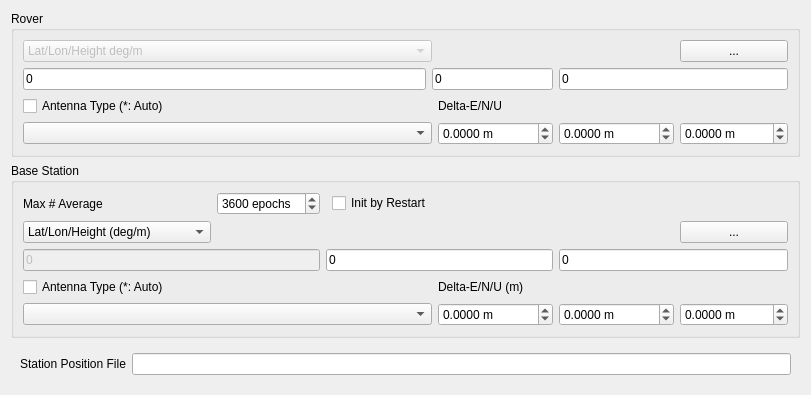
     <widget class="QWidget" name="tabPosition">
      <attribute name="title">
       <string>&amp;Positions</string>
      </attribute>
      <layout class="QGridLayout" name="gridLayout_5">
       <item row="4" column="0">
        <widget class="QWidget" name="widget_3" native="true">
         <property name="sizePolicy">
          <sizepolicy hsizetype="Preferred" vsizetype="Maximum">
           <horstretch>0</horstretch>
           <verstretch>0</verstretch>
          </sizepolicy>
         </property>
         <layout class="QGridLayout" name="gridLayout_12">
          <item row="0" column="0">
           <widget class="QLabel" name="Label30">
            <property name="toolTip">
             <string/>
            </property>
            <property name="text">
             <string>Station Position File</string>
            </property>
            <property name="buddy">
             <cstring>lEStationPositionFile</cstring>
            </property>
           </widget>
          </item>
          <item row="0" column="1">
           <widget class="QLineEdit" name="lEStationPositionFile">
            <property name="toolTip">
             <string>&lt;html&gt;&lt;head/&gt;&lt;body&gt;&lt;p&gt;Input the station position file path to retrieve the position from the station list (option: &lt;span style=&quot; font-style:italic;&quot;&gt;file-staposfile&lt;/span&gt;). &lt;/p&gt;&lt;p&gt;The station position file is a text file which contains the multiple lines. Each line represents a record for a station. A record contains:&lt;/p&gt;&lt;p&gt;&lt;span style=&quot; font-weight:700;&quot;&gt;- Latitude (deg)&lt;/span&gt;&lt;/p&gt;&lt;p&gt;&lt;span style=&quot; font-weight:700;&quot;&gt;- Longitude (deg)&lt;/span&gt;&lt;/p&gt;&lt;p&gt;&lt;span style=&quot; font-weight:700;&quot;&gt;- Ellipsoidal height (m)&lt;/span&gt;&lt;/p&gt;&lt;p&gt;&lt;span style=&quot; font-weight:700;&quot;&gt;- Station ID&lt;/span&gt;&lt;/p&gt;&lt;p&gt;&lt;span style=&quot; font-weight:700;&quot;&gt;- Station name&lt;/span&gt;&lt;/p&gt;&lt;p&gt;separated by spaces. The line starting &amp;quot;%&amp;quot; is treated as the comment line. &lt;/p&gt;&lt;p&gt;&lt;br/&gt;&lt;/p&gt;&lt;p&gt;An example station position file is found at &amp;quot;data\stations.pos&amp;quot;.&lt;/p&gt;&lt;p&gt;SINEX station positions can be used as well. An sample SINEX file is found at &amp;quot;data\igs10P1565_wocov.snx&amp;quot;&lt;/p&gt;&lt;/body&gt;&lt;/html&gt;</string>
            </property>
           </widget>
          </item>
         </layout>
        </widget>
       </item>
       <item row="3" column="0">
        <widget class="QGroupBox" name="GroupRefAnt">
         <property name="title">
          <string>Base Station</string>
         </property>
         <layout class="QGridLayout" name="gridLayout_10">
          <item row="5" column="6">
           <widget class="QDoubleSpinBox" name="sBReferenceAntennaU">
            <property name="toolTip">
             <string>&lt;html&gt;&lt;head/&gt;&lt;body&gt;&lt;p&gt;Set the delta position in up direction of the rover antenna as offsets of ARP (antenna reference point) position with refer to the marker (option: &lt;span style=&quot; font-style:italic;&quot;&gt;ant2-antdelu&lt;/span&gt;)&lt;/p&gt;&lt;/body&gt;&lt;/html&gt;</string>
            </property>
            <property name="suffix">
             <string> m</string>
            </property>
            <property name="decimals">
             <number>4</number>
            </property>
            <property name="minimum">
             <double>-10000.000000000000000</double>
            </property>
            <property name="maximum">
             <double>10000.000000000000000</double>
            </property>
           </widget>
          </item>
          <item row="1" column="6">
           <widget class="QPushButton" name="btnReferencePosition">
            <property name="toolTip">
             <string>Select reference position</string>
            </property>
            <property name="text">
             <string>...</string>
            </property>
           </widget>
          </item>
          <item row="3" column="4">
           <widget class="QLabel" name="lblReferenceAntennaD">
            <property name="text">
             <string>Delta-E/N/U (m)</string>
            </property>
            <property name="buddy">
             <cstring>sBReferenceAntennaE</cstring>
            </property>
           </widget>
          </item>
          <item row="3" column="0" colspan="2">
           <widget class="QCheckBox" name="cBReferenceAntennaPcv">
            <property name="toolTip">
             <string>&lt;html&gt;&lt;head/&gt;&lt;body&gt;&lt;p&gt;Specify base station antenna type and/or delta position&lt;/p&gt;&lt;/body&gt;&lt;/html&gt;</string>
            </property>
            <property name="text">
             <string>Antenna Type (*: Auto)</string>
            </property>
           </widget>
          </item>
          <item row="5" column="4">
           <widget class="QDoubleSpinBox" name="sBReferenceAntennaE">
            <property name="toolTip">
             <string>&lt;html&gt;&lt;head/&gt;&lt;body&gt;&lt;p&gt;Set the delta position in east direction of the rover antenna as offsets of ARP (antenna reference point) position with refer to the marker (option: &lt;span style=&quot; font-style:italic;&quot;&gt;ant2-antdele&lt;/span&gt;)&lt;/p&gt;&lt;/body&gt;&lt;/html&gt;</string>
            </property>
            <property name="suffix">
             <string> m</string>
            </property>
            <property name="decimals">
             <number>4</number>
            </property>
            <property name="minimum">
             <double>-100000.000000000000000</double>
            </property>
            <property name="maximum">
             <double>1000000.000000000000000</double>
            </property>
           </widget>
          </item>
          <item row="1" column="0">
           <widget class="QComboBox" name="cBReferencePositionType">
            <property name="toolTip">
             <string>Select base station position format</string>
            </property>
            <item>
             <property name="text">
              <string>Lat/Lon/Height (deg/m)</string>
             </property>
            </item>
            <item>
             <property name="text">
              <string>Lat/Lon/Height (dms/m)</string>
             </property>
            </item>
            <item>
             <property name="text">
              <string>X/Y/Z-ECEF m</string>
             </property>
            </item>
            <item>
             <property name="text">
              <string>RTCM/Raw Antenna Position</string>
             </property>
            </item>
            <item>
             <property name="text">
              <string>Average of Single Position</string>
             </property>
            </item>
            <item>
             <property name="text">
              <string>Get from Position File</string>
             </property>
            </item>
            <item>
             <property name="text">
              <string>RINEX Header Position</string>
             </property>
            </item>
           </widget>
          </item>
          <item row="5" column="5">
           <widget class="QDoubleSpinBox" name="sBReferenceAntennaN">
            <property name="toolTip">
             <string>&lt;html&gt;&lt;head/&gt;&lt;body&gt;&lt;p&gt;Set the delta position in north direction of the rover antenna as offsets of ARP (antenna reference point) position with refer to the marker (option: &lt;span style=&quot; font-style:italic;&quot;&gt;ant2-antdeln&lt;/span&gt;)&lt;/p&gt;&lt;/body&gt;&lt;/html&gt;</string>
            </property>
            <property name="suffix">
             <string> m</string>
            </property>
            <property name="decimals">
             <number>4</number>
            </property>
            <property name="minimum">
             <double>-100000.000000000000000</double>
            </property>
            <property name="maximum">
             <double>1000000.000000000000000</double>
            </property>
           </widget>
          </item>
          <item row="0" column="0">
           <widget class="QLabel" name="lblMaxAveEp">
            <property name="text">
             <string>Max # Average</string>
            </property>
            <property name="buddy">
             <cstring>sBMaxAveEp</cstring>
            </property>
           </widget>
          </item>
          <item row="0" column="1">
           <widget class="QSpinBox" name="sBMaxAveEp">
            <property name="toolTip">
             <string>Maximum averaging epochs</string>
            </property>
            <property name="suffix">
             <string> epochs</string>
            </property>
            <property name="maximum">
             <number>10000</number>
            </property>
            <property name="value">
             <number>3600</number>
            </property>
           </widget>
          </item>
          <item row="0" column="3">
           <widget class="QCheckBox" name="cBInitRestart">
            <property name="toolTip">
             <string>Initialize by restart</string>
            </property>
            <property name="text">
             <string>Init by Restart</string>
            </property>
           </widget>
          </item>
          <item row="5" column="0" colspan="4">
           <widget class="QComboBox" name="cBReferenceAntenna">
            <property name="toolTip">
             <string>&lt;html&gt;&lt;head/&gt;&lt;body&gt;&lt;p&gt;Select the type of the base station antenna (option: &lt;span style=&quot; font-style:italic;&quot;&gt;ant2-anttype&lt;/span&gt;).&lt;/p&gt;&lt;p&gt;To select the antenna type, set the &amp;quot;Receiver Antenna PCV File&amp;quot; path in &amp;quot;Files&amp;quot;. &lt;/p&gt;&lt;p&gt;If &amp;quot;*&amp;quot; is used, antenna type and antenna delta are recognized by the antenna information of RINEX OBS header.&lt;/p&gt;&lt;/body&gt;&lt;/html&gt;</string>
            </property>
           </widget>
          </item>
          <item row="2" column="5" colspan="2">
           <widget class="QLineEdit" name="lEReferencePosition3">
            <property name="toolTip">
             <string>Base station position as specify by the format.</string>
            </property>
            <property name="text">
             <string>0</string>
            </property>
           </widget>
          </item>
          <item row="2" column="2" colspan="3">
           <widget class="QLineEdit" name="lEReferencePosition2">
            <property name="toolTip">
             <string>Base station position as specify by the format.</string>
            </property>
            <property name="text">
             <string>0</string>
            </property>
           </widget>
          </item>
          <item row="2" column="0" colspan="2">
           <widget class="QLineEdit" name="lEReferencePosition1">
            <property name="enabled">
             <bool>false</bool>
            </property>
            <property name="toolTip">
             <string/>
            </property>
            <property name="text">
             <string>0</string>
            </property>
           </widget>
          </item>
         </layout>
        </widget>
       </item>
       <item row="1" column="0">
        <widget class="QGroupBox" name="GroupRovAnt">
         <property name="title">
          <string>Rover</string>
         </property>
         <layout class="QGridLayout" name="gridLayout_11">
          <item row="0" column="0" colspan="2">
           <widget class="QComboBox" name="cBRoverPositionType">
            <property name="enabled">
             <bool>false</bool>
            </property>
            <property name="toolTip">
             <string>Select rover position format</string>
            </property>
            <item>
             <property name="text">
              <string>Lat/Lon/Height deg/m</string>
             </property>
            </item>
            <item>
             <property name="text">
              <string>Lat/Lon/Height dms/m</string>
             </property>
            </item>
            <item>
             <property name="text">
              <string>X/Y/Z-ECEF m</string>
             </property>
            </item>
            <item>
             <property name="text">
              <string>Average of Single Pos</string>
             </property>
            </item>
            <item>
             <property name="text">
              <string>Get from Position File</string>
             </property>
            </item>
            <item>
             <property name="text">
              <string>RINEX Header Position</string>
             </property>
            </item>
           </widget>
          </item>
          <item row="0" column="5">
           <widget class="QPushButton" name="btnRoverPosition">
            <property name="toolTip">
             <string>Select rover position</string>
            </property>
            <property name="text">
             <string>...</string>
            </property>
           </widget>
          </item>
          <item row="1" column="0">
           <widget class="QLineEdit" name="lERoverPosition1">
            <property name="enabled">
             <bool>true</bool>
            </property>
            <property name="toolTip">
             <string>Rover position as specify by the format.</string>
            </property>
            <property name="text">
             <string>0</string>
            </property>
           </widget>
          </item>
          <item row="1" column="1" colspan="2">
           <widget class="QLineEdit" name="lERoverPosition2">
            <property name="toolTip">
             <string>Rover position as specify by the format.</string>
            </property>
            <property name="text">
             <string>0</string>
            </property>
           </widget>
          </item>
          <item row="1" column="3" colspan="3">
           <widget class="QLineEdit" name="lERoverPosition3">
            <property name="toolTip">
             <string>Rover position as specify by the format.</string>
            </property>
            <property name="text">
             <string>0</string>
            </property>
           </widget>
          </item>
          <item row="3" column="0" colspan="2">
           <widget class="QCheckBox" name="cBRoverAntennaPcv">
            <property name="toolTip">
             <string>&lt;html&gt;&lt;head/&gt;&lt;body&gt;&lt;p&gt;Specify rover antenna type and/or delta position&lt;/p&gt;&lt;/body&gt;&lt;/html&gt;</string>
            </property>
            <property name="text">
             <string>Antenna Type (*: Auto)</string>
            </property>
           </widget>
          </item>
          <item row="3" column="2" colspan="3">
           <widget class="QLabel" name="lblRoverAntennaD">
            <property name="text">
             <string>Delta-E/N/U</string>
            </property>
            <property name="buddy">
             <cstring>sBRoverAntennaE</cstring>
            </property>
           </widget>
          </item>
          <item row="5" column="0" colspan="2">
           <widget class="QComboBox" name="cBRoverAntenna">
            <property name="toolTip">
             <string>&lt;html&gt;&lt;head/&gt;&lt;body&gt;&lt;p&gt;Select the type of the rover antenna (option: &lt;span style=&quot; font-style:italic;&quot;&gt;ant1-anttype&lt;/span&gt;).&lt;/p&gt;&lt;p&gt;To select the antenna type, set the &amp;quot;Receiver Antenna PCV File&amp;quot; path in &amp;quot;Files&amp;quot;. &lt;/p&gt;&lt;p&gt;If &amp;quot;*&amp;quot; is used, antenna type and antenna delta are recognized by the antenna information of RINEX OBS header.&lt;/p&gt;&lt;/body&gt;&lt;/html&gt;</string>
            </property>
           </widget>
          </item>
          <item row="5" column="2">
           <widget class="QDoubleSpinBox" name="sBRoverAntennaE">
            <property name="toolTip">
             <string>&lt;html&gt;&lt;head/&gt;&lt;body&gt;&lt;p&gt;Set the delta position in east direction of the rover antenna as offsets of ARP (antenna reference point) position with refer to the marker (option: &lt;span style=&quot; font-style:italic;&quot;&gt;ant1-antdele&lt;/span&gt;)&lt;/p&gt;&lt;/body&gt;&lt;/html&gt;</string>
            </property>
            <property name="suffix">
             <string> m</string>
            </property>
            <property name="decimals">
             <number>4</number>
            </property>
            <property name="minimum">
             <double>-1000000.000000000000000</double>
            </property>
            <property name="maximum">
             <double>1000000.000000000000000</double>
            </property>
           </widget>
          </item>
          <item row="5" column="5">
           <widget class="QDoubleSpinBox" name="sBRoverAntennaU">
            <property name="toolTip">
             <string>&lt;html&gt;&lt;head/&gt;&lt;body&gt;&lt;p&gt;Set the delta position in up direction of the rover antenna as offsets of ARP (antenna reference point) position with refer to the marker (option: &lt;span style=&quot; font-style:italic;&quot;&gt;ant1-antdelu&lt;/span&gt;)&lt;/p&gt;&lt;/body&gt;&lt;/html&gt;</string>
            </property>
            <property name="suffix">
             <string> m</string>
            </property>
            <property name="decimals">
             <number>4</number>
            </property>
            <property name="minimum">
             <double>-10000.000000000000000</double>
            </property>
            <property name="maximum">
             <double>10000.000000000000000</double>
            </property>
           </widget>
          </item>
          <item row="5" column="3" colspan="2">
           <widget class="QDoubleSpinBox" name="sBRoverAntennaN">
            <property name="toolTip">
             <string>&lt;html&gt;&lt;head/&gt;&lt;body&gt;&lt;p&gt;Set the delta position in north direction of the rover antenna as offsets of ARP (antenna reference point) position with refer to the marker (option: &lt;span style=&quot; font-style:italic;&quot;&gt;ant1-antdeln&lt;/span&gt;)&lt;/p&gt;&lt;/body&gt;&lt;/html&gt;</string>
            </property>
            <property name="suffix">
             <string> m</string>
            </property>
            <property name="decimals">
             <number>4</number>
            </property>
            <property name="minimum">
             <double>-100000.000000000000000</double>
            </property>
            <property name="maximum">
             <double>1000000.000000000000000</double>
            </property>
           </widget>
          </item>
         </layout>
        </widget>
       </item>
      </layout>
     </widget>
